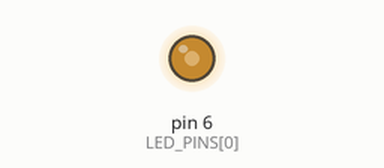
A sketch run on a simulated Arduino Uno, built with avr-gcc and run on an emulated ATmega328P. On the bench: output pins drawn as LEDs (lit = HIGH). What the sketch prints to the serial monitor is not drawn.

Above: at 0.05 s.
Timing chart, 0 to 3.0 s (numbered marks = the images above):
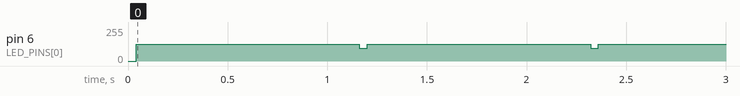

The sketch:

sendIRSignal.ino
```cpp
#include <IRremote.h>

const int NUM_LEDS = 1;//3;
int LED_PINS[] = {6};//, 5, 6}; // 3 IR LEDS

const int PULSE_TIME = 10000000;
const int INTER_PULSE = 10;

int count = 0;

// This procedure sends a 38KHz pulse to the IRledPin
// for a certain # of microseconds. We'll use this whenever we need to send codes
void pulseIR(long microsecs, int IRledPin) {
  // we'll count down from the number of microseconds we are told to wait

  cli();  // this turns off any background interrupts

  while (microsecs > 0) {
    // 38 kHz is about 13 microseconds high and 13 microseconds low
   digitalWrite(IRledPin, HIGH);  // this takes about 3 microseconds to happen
   delayMicroseconds(10);         // hang out for 10 microseconds
   digitalWrite(IRledPin, LOW);   // this also takes about 3 microseconds
   delayMicroseconds(10);         // hang out for 10 microseconds

   // so 26 microseconds altogether
   microsecs -= 26;
  }

  sei();  // this turns them back on
}

void setup() {
  // put your setup code here, to run once:
  Serial.begin(9600);

  // initialize the IR pins as outputs
  for (int i = 0; i < NUM_LEDS; i++)
  {
    pinMode(LED_PINS[i], OUTPUT);
    digitalWrite(LED_PINS[i], HIGH);
  }

}

void loop() {
  // put your main code here, to run repeatedly:
  Serial.print("Pulsing LED: ");
  Serial.println(LED_PINS[count]);

  long microsecs = 1000000;
  while (microsecs > 0) {
    // 38 kHz is about 13 microseconds high and 13 microseconds low
    digitalWrite(LED_PINS[count], HIGH);  // this takes about 3 microseconds to happen
    delayMicroseconds(10);         // hang out for 10 microseconds
    digitalWrite(LED_PINS[count], LOW);   // this also takes about 3 microseconds
    delayMicroseconds(10);         // hang out for 10 microseconds

    // so 26 microseconds altogether
    microsecs -= 26;
  }
  //pulseIR(PULSE_TIME, LED_PINS[count]);

  count++;
  if (count == NUM_LEDS)
    count = 0;

  delay(INTER_PULSE); // wait 1 second between pulses
}
```
